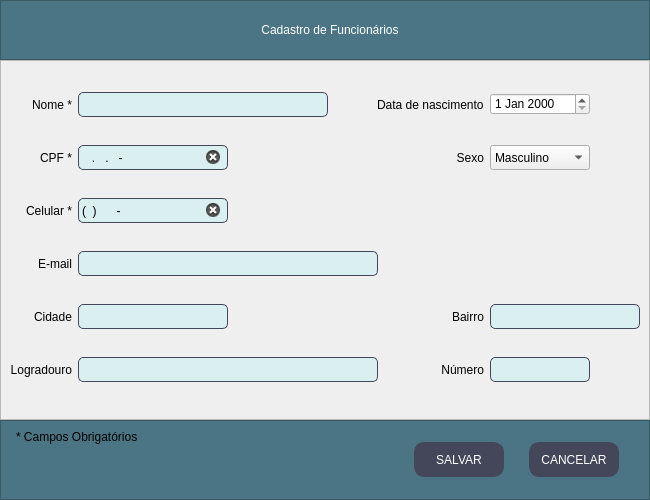
<?xml version="1.0" encoding="UTF-8"?>
<ui version="4.0">
 <class>Janela_Funcionario</class>
 <widget class="QMainWindow" name="Janela_Funcionario">
  <property name="windowModality">
   <enum>Qt::ApplicationModal</enum>
  </property>
  <property name="geometry">
   <rect>
    <x>0</x>
    <y>0</y>
    <width>650</width>
    <height>500</height>
   </rect>
  </property>
  <property name="sizePolicy">
   <sizepolicy hsizetype="Fixed" vsizetype="Preferred">
    <horstretch>0</horstretch>
    <verstretch>0</verstretch>
   </sizepolicy>
  </property>
  <property name="minimumSize">
   <size>
    <width>650</width>
    <height>500</height>
   </size>
  </property>
  <property name="maximumSize">
   <size>
    <width>650</width>
    <height>500</height>
   </size>
  </property>
  <property name="windowTitle">
   <string>MainWindow</string>
  </property>
  <widget class="QWidget" name="centralwidget">
   <property name="sizePolicy">
    <sizepolicy hsizetype="Expanding" vsizetype="Expanding">
     <horstretch>0</horstretch>
     <verstretch>0</verstretch>
    </sizepolicy>
   </property>
   <property name="minimumSize">
    <size>
     <width>650</width>
     <height>500</height>
    </size>
   </property>
   <property name="maximumSize">
    <size>
     <width>650</width>
     <height>500</height>
    </size>
   </property>
   <property name="styleSheet">
    <string notr="true">QLineEdit{
	border-radius: 5px;
	border: 0.5px solid #44475a;
	font:11pt &quot;MS Shell Dlg 2&quot;;
	padding: 1px;
	background-color: #DAEFF0;
}

QLineEdit:focus{
	border: 1.5px solid #44475a;
}

QLabel{
	font: 75 11pt &quot;Arial&quot;;
}
QComboBox{
	font: 9pt &quot;MS Shell Dlg 2&quot;;
}
QDateEdit{
	font: 9pt &quot;MS Shell Dlg 2&quot;;
}</string>
   </property>
   <layout class="QVBoxLayout" name="verticalLayout">
    <property name="spacing">
     <number>0</number>
    </property>
    <property name="leftMargin">
     <number>0</number>
    </property>
    <property name="topMargin">
     <number>0</number>
    </property>
    <property name="rightMargin">
     <number>0</number>
    </property>
    <property name="bottomMargin">
     <number>0</number>
    </property>
    <item>
     <widget class="QFrame" name="frame">
      <property name="minimumSize">
       <size>
        <width>0</width>
        <height>60</height>
       </size>
      </property>
      <property name="maximumSize">
       <size>
        <width>16777215</width>
        <height>60</height>
       </size>
      </property>
      <property name="styleSheet">
       <string notr="true">background-color: rgb(75, 117, 132);</string>
      </property>
      <property name="frameShape">
       <enum>QFrame::StyledPanel</enum>
      </property>
      <property name="frameShadow">
       <enum>QFrame::Raised</enum>
      </property>
      <layout class="QHBoxLayout" name="horizontalLayout_2">
       <property name="leftMargin">
        <number>20</number>
       </property>
       <item>
        <widget class="QLabel" name="label_titulo">
         <property name="minimumSize">
          <size>
           <width>300</width>
           <height>30</height>
          </size>
         </property>
         <property name="maximumSize">
          <size>
           <width>350</width>
           <height>30</height>
          </size>
         </property>
         <property name="styleSheet">
          <string notr="true">font: 87 12pt &quot;Arial Black&quot;;
color: rgb(255, 255, 255);
</string>
         </property>
         <property name="text">
          <string>Cadastro de Funcionários</string>
         </property>
         <property name="alignment">
          <set>Qt::AlignCenter</set>
         </property>
        </widget>
       </item>
      </layout>
     </widget>
    </item>
    <item>
     <widget class="QFrame" name="frame_2">
      <property name="styleSheet">
       <string notr="true"/>
      </property>
      <property name="frameShape">
       <enum>QFrame::StyledPanel</enum>
      </property>
      <property name="frameShadow">
       <enum>QFrame::Raised</enum>
      </property>
      <layout class="QGridLayout" name="gridLayout">
       <item row="1" column="1">
        <widget class="QLabel" name="cpf_label">
         <property name="text">
          <string>CPF *</string>
         </property>
         <property name="alignment">
          <set>Qt::AlignRight|Qt::AlignTrailing|Qt::AlignVCenter</set>
         </property>
        </widget>
       </item>
       <item row="4" column="3">
        <widget class="QLabel" name="bairro_label">
         <property name="text">
          <string>Bairro</string>
         </property>
         <property name="alignment">
          <set>Qt::AlignRight|Qt::AlignTrailing|Qt::AlignVCenter</set>
         </property>
        </widget>
       </item>
       <item row="5" column="3">
        <widget class="QLabel" name="numero_label">
         <property name="text">
          <string>Número</string>
         </property>
         <property name="alignment">
          <set>Qt::AlignRight|Qt::AlignTrailing|Qt::AlignVCenter</set>
         </property>
        </widget>
       </item>
       <item row="0" column="2">
        <widget class="QLineEdit" name="nome">
         <property name="minimumSize">
          <size>
           <width>250</width>
           <height>25</height>
          </size>
         </property>
         <property name="maximumSize">
          <size>
           <width>250</width>
           <height>25</height>
          </size>
         </property>
         <property name="clearButtonEnabled">
          <bool>true</bool>
         </property>
        </widget>
       </item>
       <item row="3" column="1">
        <widget class="QLabel" name="email_label">
         <property name="text">
          <string>E-mail</string>
         </property>
         <property name="alignment">
          <set>Qt::AlignRight|Qt::AlignTrailing|Qt::AlignVCenter</set>
         </property>
        </widget>
       </item>
       <item row="4" column="2">
        <widget class="QLineEdit" name="cidade">
         <property name="minimumSize">
          <size>
           <width>100</width>
           <height>25</height>
          </size>
         </property>
         <property name="maximumSize">
          <size>
           <width>150</width>
           <height>25</height>
          </size>
         </property>
         <property name="clearButtonEnabled">
          <bool>true</bool>
         </property>
        </widget>
       </item>
       <item row="1" column="2">
        <widget class="QLineEdit" name="cpf">
         <property name="minimumSize">
          <size>
           <width>150</width>
           <height>25</height>
          </size>
         </property>
         <property name="maximumSize">
          <size>
           <width>150</width>
           <height>25</height>
          </size>
         </property>
         <property name="inputMask">
          <string>999.999.999-99</string>
         </property>
         <property name="cursorPosition">
          <number>0</number>
         </property>
         <property name="clearButtonEnabled">
          <bool>true</bool>
         </property>
        </widget>
       </item>
       <item row="2" column="1">
        <widget class="QLabel" name="celular_label">
         <property name="text">
          <string>Celular *</string>
         </property>
         <property name="alignment">
          <set>Qt::AlignRight|Qt::AlignTrailing|Qt::AlignVCenter</set>
         </property>
        </widget>
       </item>
       <item row="4" column="1">
        <widget class="QLabel" name="cidade_label">
         <property name="text">
          <string>Cidade</string>
         </property>
         <property name="alignment">
          <set>Qt::AlignRight|Qt::AlignTrailing|Qt::AlignVCenter</set>
         </property>
        </widget>
       </item>
       <item row="2" column="2">
        <widget class="QLineEdit" name="celular">
         <property name="minimumSize">
          <size>
           <width>150</width>
           <height>25</height>
          </size>
         </property>
         <property name="maximumSize">
          <size>
           <width>150</width>
           <height>25</height>
          </size>
         </property>
         <property name="inputMask">
          <string>(99) 99999-9999</string>
         </property>
         <property name="text">
          <string>() -</string>
         </property>
         <property name="frame">
          <bool>true</bool>
         </property>
         <property name="cursorPosition">
          <number>1</number>
         </property>
         <property name="clearButtonEnabled">
          <bool>true</bool>
         </property>
        </widget>
       </item>
       <item row="3" column="2">
        <widget class="QLineEdit" name="email">
         <property name="minimumSize">
          <size>
           <width>300</width>
           <height>25</height>
          </size>
         </property>
         <property name="maximumSize">
          <size>
           <width>300</width>
           <height>25</height>
          </size>
         </property>
         <property name="clearButtonEnabled">
          <bool>true</bool>
         </property>
        </widget>
       </item>
       <item row="5" column="1">
        <widget class="QLabel" name="logradouro_label">
         <property name="text">
          <string>Logradouro</string>
         </property>
         <property name="alignment">
          <set>Qt::AlignRight|Qt::AlignTrailing|Qt::AlignVCenter</set>
         </property>
        </widget>
       </item>
       <item row="0" column="1">
        <widget class="QLabel" name="nome_label">
         <property name="layoutDirection">
          <enum>Qt::LeftToRight</enum>
         </property>
         <property name="styleSheet">
          <string notr="true"/>
         </property>
         <property name="text">
          <string>Nome *</string>
         </property>
         <property name="alignment">
          <set>Qt::AlignRight|Qt::AlignTrailing|Qt::AlignVCenter</set>
         </property>
        </widget>
       </item>
       <item row="5" column="2">
        <widget class="QLineEdit" name="logradouro">
         <property name="minimumSize">
          <size>
           <width>300</width>
           <height>25</height>
          </size>
         </property>
         <property name="maximumSize">
          <size>
           <width>300</width>
           <height>25</height>
          </size>
         </property>
         <property name="text">
          <string/>
         </property>
         <property name="clearButtonEnabled">
          <bool>true</bool>
         </property>
        </widget>
       </item>
       <item row="4" column="4">
        <widget class="QLineEdit" name="bairro">
         <property name="minimumSize">
          <size>
           <width>150</width>
           <height>25</height>
          </size>
         </property>
         <property name="maximumSize">
          <size>
           <width>150</width>
           <height>25</height>
          </size>
         </property>
         <property name="toolTip">
          <string>&lt;html&gt;&lt;head/&gt;&lt;body&gt;&lt;p&gt;Número da casa&lt;/p&gt;&lt;p&gt;&lt;br/&gt;&lt;/p&gt;&lt;/body&gt;&lt;/html&gt;</string>
         </property>
         <property name="clearButtonEnabled">
          <bool>true</bool>
         </property>
        </widget>
       </item>
       <item row="5" column="4">
        <widget class="QLineEdit" name="numero">
         <property name="sizePolicy">
          <sizepolicy hsizetype="Fixed" vsizetype="Fixed">
           <horstretch>0</horstretch>
           <verstretch>0</verstretch>
          </sizepolicy>
         </property>
         <property name="minimumSize">
          <size>
           <width>100</width>
           <height>25</height>
          </size>
         </property>
         <property name="maximumSize">
          <size>
           <width>100</width>
           <height>25</height>
          </size>
         </property>
         <property name="toolTip">
          <string/>
         </property>
         <property name="toolTipDuration">
          <number>-1</number>
         </property>
         <property name="statusTip">
          <string/>
         </property>
         <property name="whatsThis">
          <string/>
         </property>
         <property name="inputMethodHints">
          <set>Qt::ImhDigitsOnly|Qt::ImhHiddenText|Qt::ImhPreferNumbers</set>
         </property>
         <property name="inputMask">
          <string/>
         </property>
         <property name="maxLength">
          <number>32767</number>
         </property>
         <property name="clearButtonEnabled">
          <bool>true</bool>
         </property>
        </widget>
       </item>
       <item row="0" column="4">
        <widget class="QDateEdit" name="data_nasc">
         <property name="minimumSize">
          <size>
           <width>100</width>
           <height>22</height>
          </size>
         </property>
         <property name="maximumSize">
          <size>
           <width>100</width>
           <height>22</height>
          </size>
         </property>
         <property name="styleSheet">
          <string notr="true"/>
         </property>
        </widget>
       </item>
       <item row="0" column="3">
        <widget class="QLabel" name="dataNasc_label">
         <property name="text">
          <string>Data de nascimento</string>
         </property>
        </widget>
       </item>
       <item row="1" column="3">
        <widget class="QLabel" name="sexo_label">
         <property name="text">
          <string>Sexo</string>
         </property>
         <property name="alignment">
          <set>Qt::AlignRight|Qt::AlignTrailing|Qt::AlignVCenter</set>
         </property>
        </widget>
       </item>
       <item row="1" column="4">
        <widget class="QComboBox" name="sexo">
         <property name="minimumSize">
          <size>
           <width>100</width>
           <height>20</height>
          </size>
         </property>
         <property name="maximumSize">
          <size>
           <width>100</width>
           <height>30</height>
          </size>
         </property>
         <property name="styleSheet">
          <string notr="true"/>
         </property>
         <item>
          <property name="text">
           <string>Masculino</string>
          </property>
         </item>
         <item>
          <property name="text">
           <string>Feminino</string>
          </property>
         </item>
        </widget>
       </item>
      </layout>
     </widget>
    </item>
    <item>
     <widget class="QFrame" name="frame_3">
      <property name="minimumSize">
       <size>
        <width>0</width>
        <height>80</height>
       </size>
      </property>
      <property name="maximumSize">
       <size>
        <width>16777215</width>
        <height>80</height>
       </size>
      </property>
      <property name="styleSheet">
       <string notr="true">background-color: rgb(75, 117, 132);</string>
      </property>
      <property name="frameShape">
       <enum>QFrame::StyledPanel</enum>
      </property>
      <property name="frameShadow">
       <enum>QFrame::Raised</enum>
      </property>
      <layout class="QHBoxLayout" name="horizontalLayout">
       <property name="spacing">
        <number>25</number>
       </property>
       <property name="leftMargin">
        <number>15</number>
       </property>
       <property name="rightMargin">
        <number>30</number>
       </property>
       <item>
        <widget class="QLabel" name="label">
         <property name="styleSheet">
          <string notr="true">font: 75 11pt &quot;MS Shell Dlg 2&quot;;</string>
         </property>
         <property name="text">
          <string>* Campos Obrigatórios</string>
         </property>
         <property name="alignment">
          <set>Qt::AlignLeading|Qt::AlignLeft|Qt::AlignTop</set>
         </property>
        </widget>
       </item>
       <item>
        <spacer name="horizontalSpacer">
         <property name="orientation">
          <enum>Qt::Horizontal</enum>
         </property>
         <property name="sizeHint" stdset="0">
          <size>
           <width>451</width>
           <height>20</height>
          </size>
         </property>
        </spacer>
       </item>
       <item>
        <widget class="QPushButton" name="botao_salvar">
         <property name="minimumSize">
          <size>
           <width>90</width>
           <height>35</height>
          </size>
         </property>
         <property name="maximumSize">
          <size>
           <width>90</width>
           <height>35</height>
          </size>
         </property>
         <property name="styleSheet">
          <string notr="true">QPushButton{
	font: 87 8pt &quot;Arial Black&quot;;
	border: 0.5px solid #44475a;
	border-radius: 10px;
	color: rgb(255, 255, 255);
	background-color: #44475a;
}
QPushButton:hover{
	background-color: #4f5368;
}</string>
         </property>
         <property name="text">
          <string>SALVAR</string>
         </property>
        </widget>
       </item>
       <item>
        <widget class="QPushButton" name="botao_cancelar">
         <property name="sizePolicy">
          <sizepolicy hsizetype="Fixed" vsizetype="Fixed">
           <horstretch>0</horstretch>
           <verstretch>0</verstretch>
          </sizepolicy>
         </property>
         <property name="minimumSize">
          <size>
           <width>90</width>
           <height>35</height>
          </size>
         </property>
         <property name="maximumSize">
          <size>
           <width>90</width>
           <height>35</height>
          </size>
         </property>
         <property name="styleSheet">
          <string notr="true">QPushButton{
	font: 87 8pt &quot;Arial Black&quot;;
	border: 0.5px solid #44475a;
	border-radius: 10px;
	color: rgb(255, 255, 255);
	background-color: #44475a;
}
QPushButton:hover{
	background-color: #4f5368;
}</string>
         </property>
         <property name="text">
          <string>CANCELAR</string>
         </property>
        </widget>
       </item>
      </layout>
     </widget>
    </item>
   </layout>
  </widget>
 </widget>
 <tabstops>
  <tabstop>nome</tabstop>
  <tabstop>cpf</tabstop>
  <tabstop>celular</tabstop>
  <tabstop>email</tabstop>
  <tabstop>data_nasc</tabstop>
  <tabstop>sexo</tabstop>
  <tabstop>cidade</tabstop>
  <tabstop>logradouro</tabstop>
  <tabstop>bairro</tabstop>
  <tabstop>numero</tabstop>
  <tabstop>botao_salvar</tabstop>
  <tabstop>botao_cancelar</tabstop>
 </tabstops>
 <resources/>
 <connections/>
</ui>
